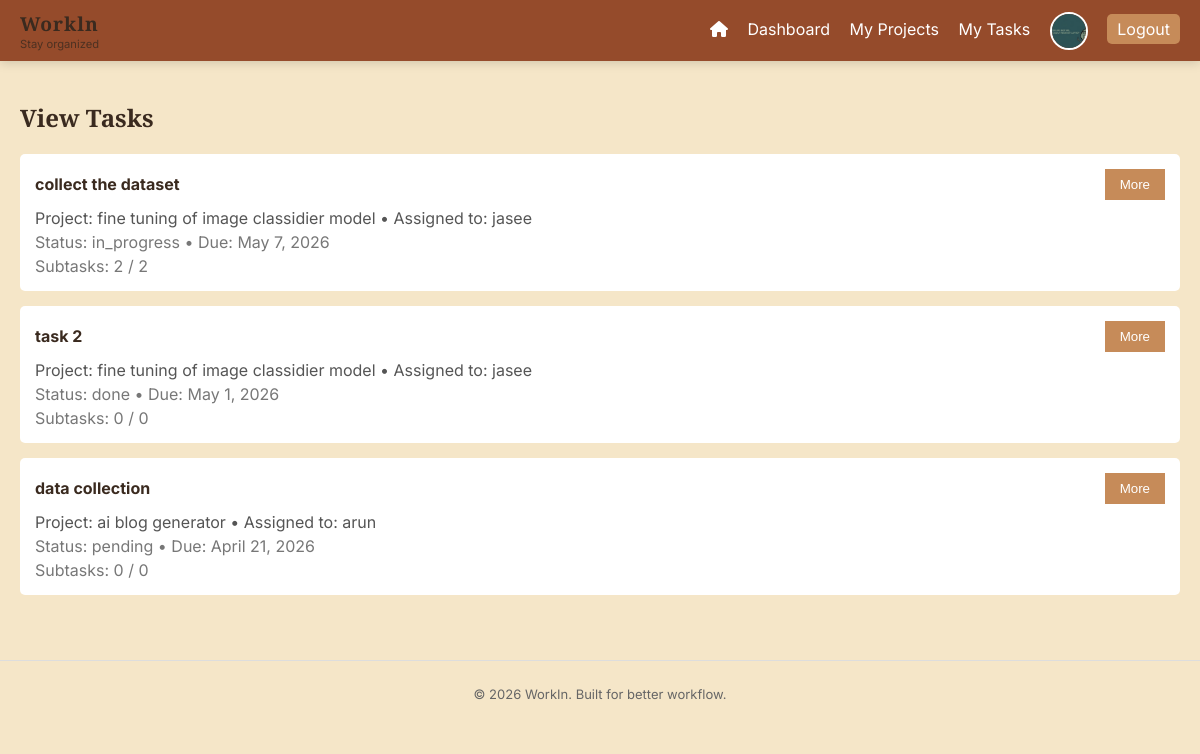
The page /tasks/view/ (signed in) on the database its author committed.
### users/models.py (models this page shows)
class CustomUser(AbstractUser):
    ROLE_CHOICES = (
        ('admin', 'Admin'),
        ('member', 'Member'),
    )
    role = models.CharField(max_length=10, choices=ROLE_CHOICES, default='member')
    mobile_number = models.CharField(max_length=15, blank=True, null=True)
    profile_picture = models.ImageField(upload_to='profile_pics/', blank=True, null=True)
    job_title = models.CharField(max_length=100, blank=True, null=True)

### tasks/models.py (models this page shows, shortened)
class Task(models.Model):
    STATUS_CHOICES = [
        ('pending', 'Pending'),
        ('in_progress', 'In Progress'),
        ('done', 'Done'),
    ]
    title = models.CharField(max_length=100)
    description = models.TextField()
    project = models.ForeignKey(Project, on_delete=models.CASCADE)
    assigned_to = models.ForeignKey(User, on_delete=models.CASCADE)
    status = models.CharField(max_length=20, choices=STATUS_CHOICES, default='pending')
    due_date = models.DateField()
    @property
    def completed_subtasks_count(self):
        return self.subtasks.filter(completed=True).count()
    @property
    def subtask_count(self):
        return self.subtasks.count()

### projects/models.py (models this page shows, shortened)
class Project(models.Model):
    name = models.CharField(max_length=100)
    description = models.TextField()
    created_by = models.ForeignKey(User, on_delete=models.CASCADE)
    members = models.ManyToManyField(User, related_name='projects')
    due_date = models.DateField(null=True, blank=True)

### tasks/views.py (the view, shortened to what this page needs)
# urls.py: path('view/', view_tasks, name='view_tasks'),
@login_required
def view_tasks(request):
    user = request.user
    if user.role == 'admin':
        tasks = Task.objects.all().select_related('project','assigned_to').prefetch_related('subtasks')
    else:
        tasks = Task.objects.filter(project__members=user).select_related('project','assigned_to').prefetch_related('subtasks')
    projects = Project.objects.all()
    users = User.objects.filter(role='member')
    return render(request, 'tasks.html', {
        'tasks': tasks,
        'projects': projects,
        'users': users,
        'page_title': 'View Tasks'
    })

### templates/tasks.html (shortened to what this page needs)
{% extends 'base.html' %}
{% block content %}
<h2>{{ page_title }}</h2>
{% for task in tasks %}
    <div class="card">
        <div style="display:flex; justify-content:space-between; align-items:center; gap:1rem;">
            <strong>{{ task.title }}</strong>
            <button type="button" onclick="toggleDetails('task-details-{{ task.id }}')">More</button>
        </div>
        <p style="margin:0.5rem 0 0; color:#555;">Project: {{ task.project.name }} • Assigned to: {{ task.assigned_to }}</p>
        <p style="margin:0.25rem 0 0; color:#777;">Status: {{ task.status }} • Due: {{ task.due_date }}</p>
        <p style="margin:0.25rem 0 0; color:#777;">Subtasks: {{ task.completed_subtasks_count }} / {{ task.subtask_count }}</p>
    </div>
{% empty %}
    <p>No tasks available</p>
{% endfor %}
{% endblock %}

### templates/base.html (shortened to what this page needs)
{% load static %}
<!DOCTYPE html>
<html>
<head>
    <link rel="stylesheet" href="{% static 'style.css' %}">
    <link rel="stylesheet" href="https://cdnjs.cloudflare.com/ajax/libs/font-awesome/6.0.0/css/all.min.css">
</head>
<body>
    <nav>
    <div class="nav-brand">
        <h2>Workln</h2>
        <span class="nav-slogan">Stay organized</span>
    </div>
    <div class="nav-links">
        {% if request.path != '/' %}
        <a href="{% url 'home' %}" title="Home"><i class="fas fa-home"></i></a>
        {% endif %}
        <a href="{% url 'dashboard' %}">Dashboard</a>
        <a href="{% url 'projects' %}">My Projects</a>
        <a href="{% url 'tasks' %}">My Tasks</a>
        {% if request.user.is_authenticated %}
            <a href="{% url 'profile' %}" style"= gap:0.4rem; text-decoration:none;">
                {% if request.user.profile_picture %}
                    <img src="{{ request.user.profile_picture.url }}"
                         style="width:34px; height:34px; border-radius:50%; object-fit:cover; border:2px solid #fff; vertical-align:middle;">
                {% else %}
                    <span style="width:34px; height:34px; border-radius:50%; background:#888; display:inline-flex; align-items:center; justify-content:center; font-size:1rem; color:#fff;">👤</span>
                {% endif %}
            </a>
            <a href="{% url 'logout' %}" class="logout">Logout</a>
        {% endif %}
    </div>
</nav>
    <div class="container">
        {% block content %}
        {% endblock %}
    </div>
    <footer class="footer">
    <p>© 2026 WorkIn. Built for better workflow.</p>
</footer>
</body>
</html>

### static/style.css (style rules this page uses)
:root { --primary: #8B3A1A; --secondary: #C68B59; --background: #F5E6C8; --text: #3a2a1f; }
body { margin: 0; font-family: Arial; background: var(--background); color: var(--text); }
nav { position: sticky; top: 0; z-index: 1000; display: flex; justify-content: space-between; align-items: center; padding: 10px 20px; background: rgba(139, 58, 26, 0.9); backdrop-filter: blur(10px); box-shadow: 0 2px 10px rgba(0,0,0,0.15); }
nav a { color: white; margin-left: 15px; text-decoration: none; }
.nav-brand { display: flex; flex-direction: column; }
.nav-brand h2 { margin: 0; font-size: 1.2rem; letter-spacing: 1px; }
.nav-slogan { font-size: 0.7rem; opacity: 0.8; }
.container { padding: 20px; }
.card { background: white; padding: 15px; margin-bottom: 15px; border-radius: 5px; }
button { background: var(--secondary); color: white; border: none; padding: 8px 15px; cursor: pointer; }
h1, h2 { font-family: 'Playfair Display', serif; }
body { font-family: 'Inter', sans-serif; }
.footer { text-align: center; padding: 12px; font-size: 13px; color: #666; border-top: 1px solid #ddd; margin-top: 30px; }
.logout { background: var(--secondary); padding: 5px 10px; border-radius: 5px; }

### rows shown on the page
CustomUser: user.profile_picture (picture)
Task: title "collect the dataset", project.name "fine tuning of image classidier model", assigned_to "jasee", status "in_progress", due_date "May 7, 2026", completed_subtasks_count "2", subtask_count "2"
Task: title "task 2", project.name "fine tuning of image classidier model", assigned_to "jasee", status "done", due_date "May 1, 2026", completed_subtasks_count "0", subtask_count "0"
Task: title "data collection", project.name "ai blog generator", assigned_to "arun", status "pending", due_date "April 21, 2026", completed_subtasks_count "0", subtask_count "0"

### other values the page prints
{{ page_title }} "View Tasks"
